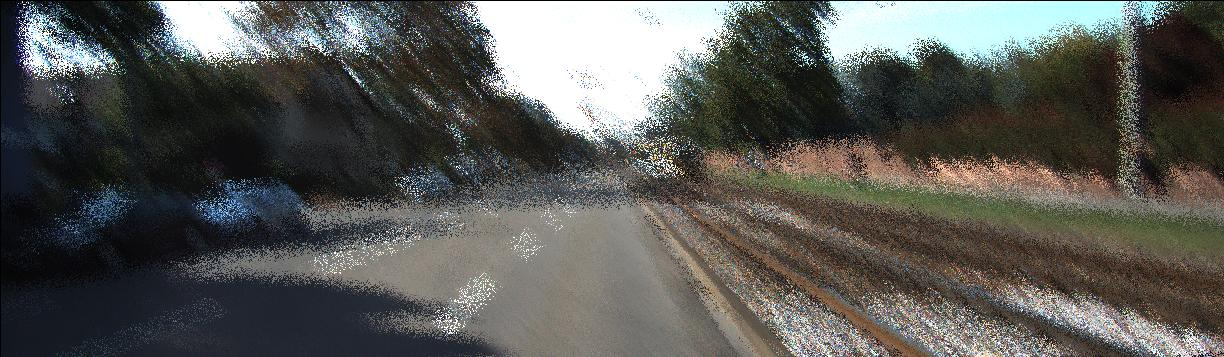
%> input picture Project/MATLAB/PROJ1/data/fogPic.jpg, 1224 x 357 px
$ octave Untitled.m   (GNU Octave 9; MATLAB toolbox functions it lacks are replaced by stand-ins)
%> lines starting %> are read from the running program, lines starting %| are printed output that depends on the picture
close all
clc
rgb=imread('D:\git_repository\Project\MATLAB\PROJ1\data\fogPic.jpg');
%> rgb is the input picture: size 357x1224x3 uint8; mean R, G, B 89.1, 89.4, 85.8
% 对饱和度与亮度进行histeq处理
hsv=rgb2hsv(rgb);
%> hsv: size 357x1224x3 double; mean H, S, V 0.309, 0.227, 0.374
h=hsv(:,:,1);
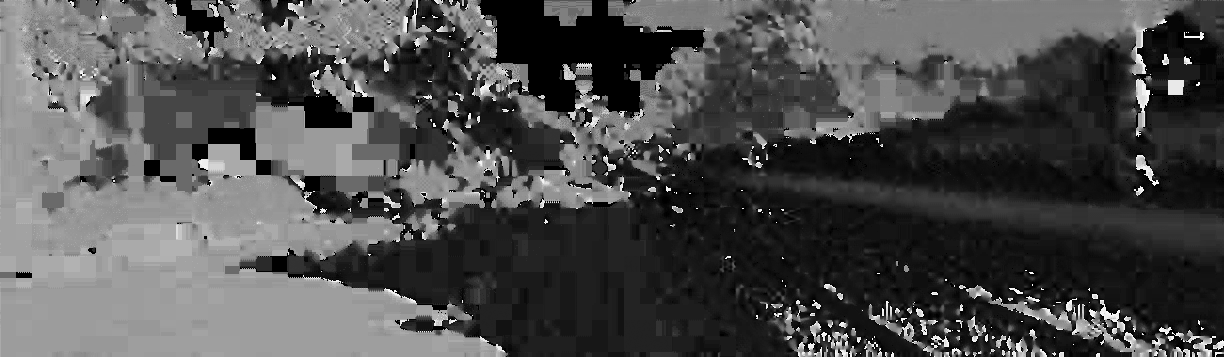
%> h: size 357x1224 double; min 0, max 0.996, mean 0.309
s=hsv(:,:,2);
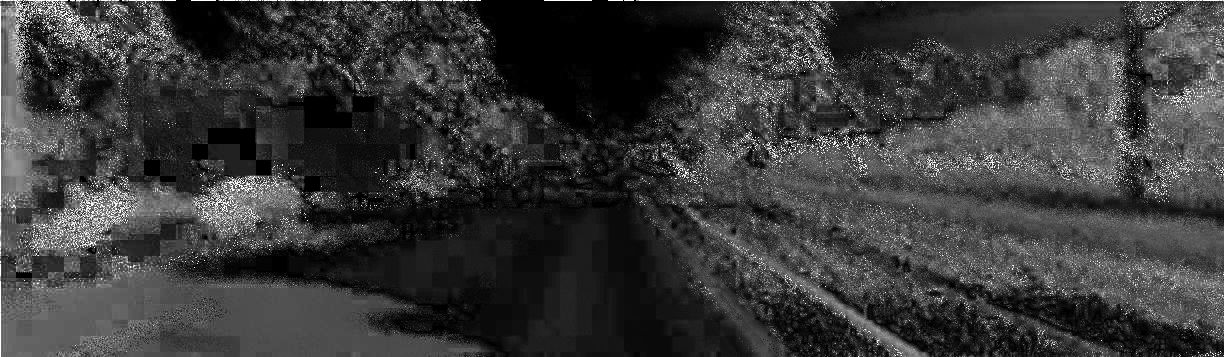
%> s: size 357x1224 double; min 0, max 1, mean 0.227
v=hsv(:,:,3);
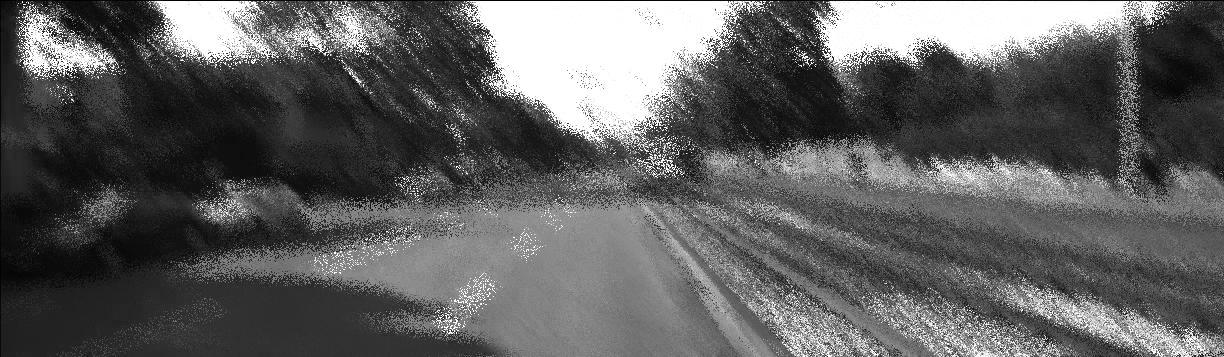
%> v: size 357x1224 double; min 0, max 1, mean 0.374
S=histeq(s);
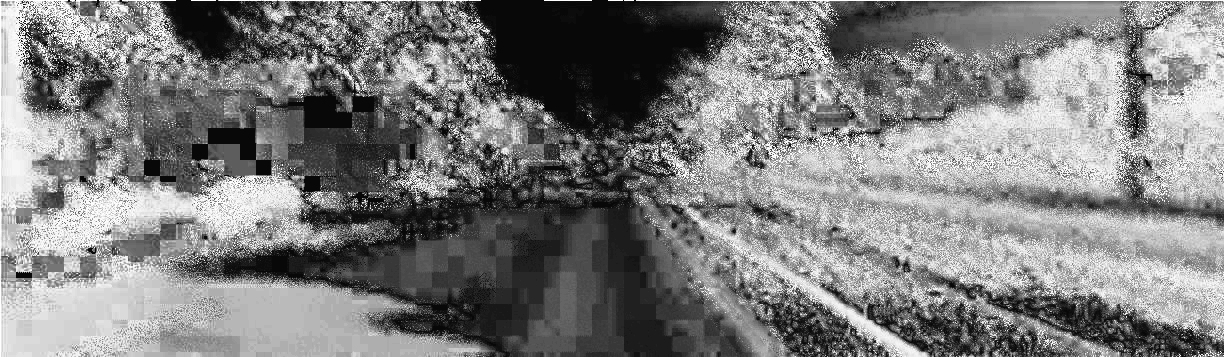
%> S: size 357x1224 double; min 0.0317, max 1, mean 0.497
V=histeq(v);
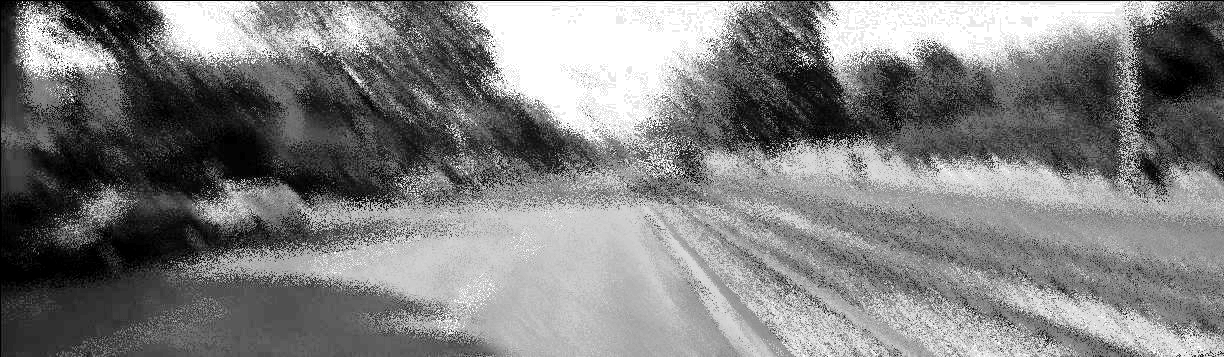
%> V: size 357x1224 double; min 0, max 1, mean 0.499
%> (the run ends here)

$ run again, with Project/MATLAB/PROJ1/data/192222.jpg copied over Project/MATLAB/PROJ1/data/fogPic.jpg
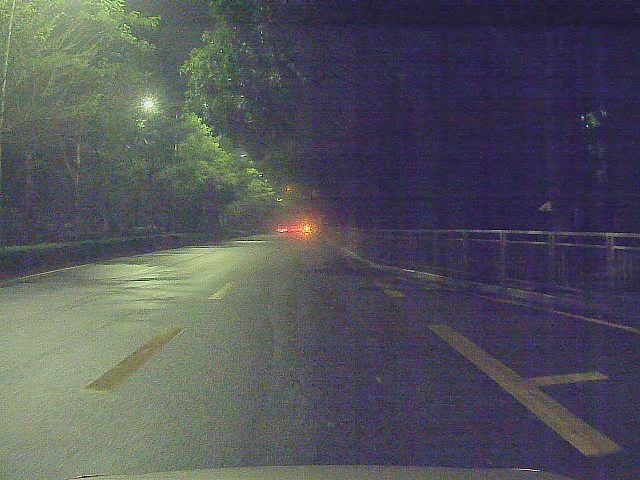
%> input picture Project/MATLAB/PROJ1/data/192222.jpg, 640 x 480 px
%> rgb is the input picture: size 480x640x3 uint8; mean R, G, B 82.3, 83.4, 90.2
%> hsv: size 480x640x3 double; mean H, S, V 0.521, 0.275, 0.389
%> `S=histeq(s);`:
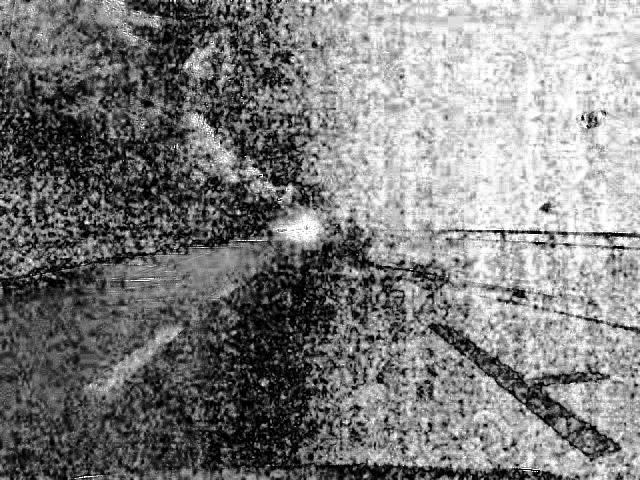
%> S: size 480x640 double; min 0, max 1, mean 0.496
%> `V=histeq(v);`:
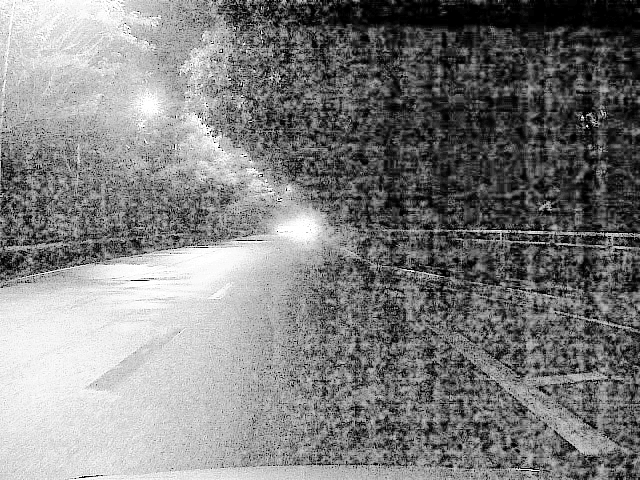
%> V: size 480x640 double; min 0, max 1, mean 0.499
